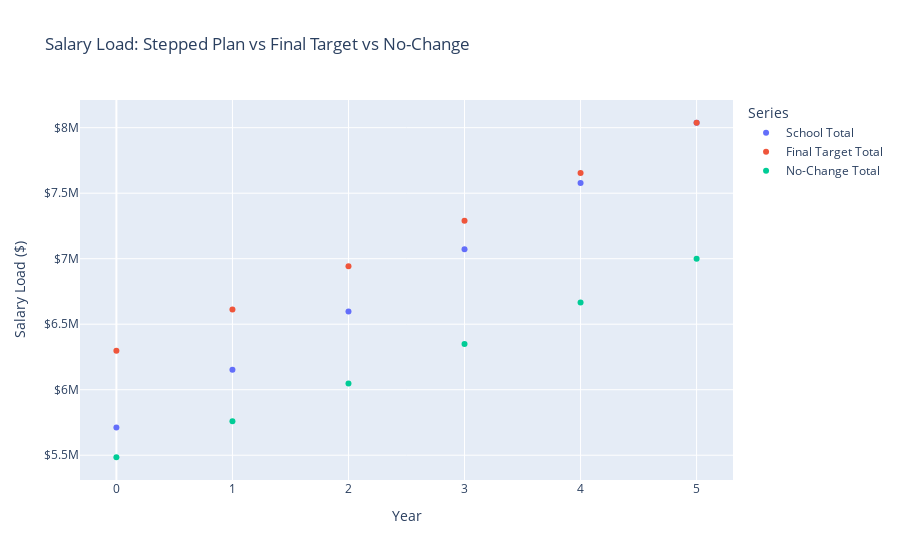

The notebook cell saved with this chart:
### Code cell
# Example steps (year 0..3)
steps = [0.85, 0.92, 0.97, 1.00]# Pretty tables

per_band_steps, totals_steps = simulate_salary_path_steps(
    cohort_df=cohorts,
    dist_df=dist,
    band_order=band_order,
    target_group="Local",
    school_group="ST MARYS",
    target_steps=[0.90, 0.93, 0.95, .97, .99, 1],   # 4-year plan
    cohort_growth=0.05,
    hit_steps=True
)
styled_display(totals_steps, "Totals (stepped plan)")
styled_display(per_band_steps.head(15), "Per-band (first rows, stepped plan)")

# Show only the three lines you care about
plot_cols = ["School Total", "Final Target Total", "No-Change Total"]
totals_long = totals_steps.melt(id_vars="Year", value_vars=plot_cols,
                                var_name="Series", value_name="Salary Load ($)")

fig = px.scatter(
    totals_long, x="Year", y="Salary Load ($)", color="Series",
    title="Salary Load: Stepped Plan vs Final Target vs No-Change"
)
fig.update_yaxes(tickprefix="$", separatethousands=True)
fig.show()

### Figure 1 — Plotly figure (JSON) as saved in the notebook; plotly's stock layout.template omitted (floating-point values rounded to 4 significant figures)
{"data": [{"hovertemplate": "Series=School Total<br>Year=%{x}<br>Salary Load ($)=%{y}<extra></extra>", "legendgroup": "School Total", "marker": {"color": "#636efa", "symbol": "circle"}, "mode": "markers", "name": "School Total", "orientation": "v", "showlegend": true, "type": "scatter", "x": [0, 1, 2, 3, 4, 5], "xaxis": "x", "y": [5712329, 6153000.0, 6596000.0, 7072000.0, 7578000.0, 8038000.0], "yaxis": "y"}, {"hovertemplate": "Series=Final Target Total<br>Year=%{x}<br>Salary Load ($)=%{y}<extra></extra>", "legendgroup": "Final Target Total", "marker": {"color": "#EF553B", "symbol": "circle"}, "mode": "markers", "name": "Final Target Total", "orientation": "v", "showlegend": true, "type": "scatter", "x": [0, 1, 2, 3, 4, 5], "xaxis": "x", "y": [6297704, 6613000.0, 6943000.0, 7290000.0, 7655000.0, 8038000.0], "yaxis": "y"}, {"hovertemplate": "Series=No-Change Total<br>Year=%{x}<br>Salary Load ($)=%{y}<extra></extra>", "legendgroup": "No-Change Total", "marker": {"color": "#00cc96", "symbol": "circle"}, "mode": "markers", "name": "No-Change Total", "orientation": "v", "showlegend": true, "type": "scatter", "x": [0, 1, 2, 3, 4, 5], "xaxis": "x", "y": [5484413, 5759000.0, 6047000.0, 6349000.0, 6666000.0, 7000000.0], "yaxis": "y"}], "layout": {"legend": {"title": {"text": "Series"}, "tracegroupgap": 0}, "title": {"text": "Salary Load: Stepped Plan vs Final Target vs No-Change"}, "xaxis": {"anchor": "y", "domain": [0, 1], "title": {"text": "Year"}}, "yaxis": {"anchor": "x", "domain": [0, 1], "separatethousands": true, "tickprefix": "$", "title": {"text": "Salary Load ($)"}}}}
